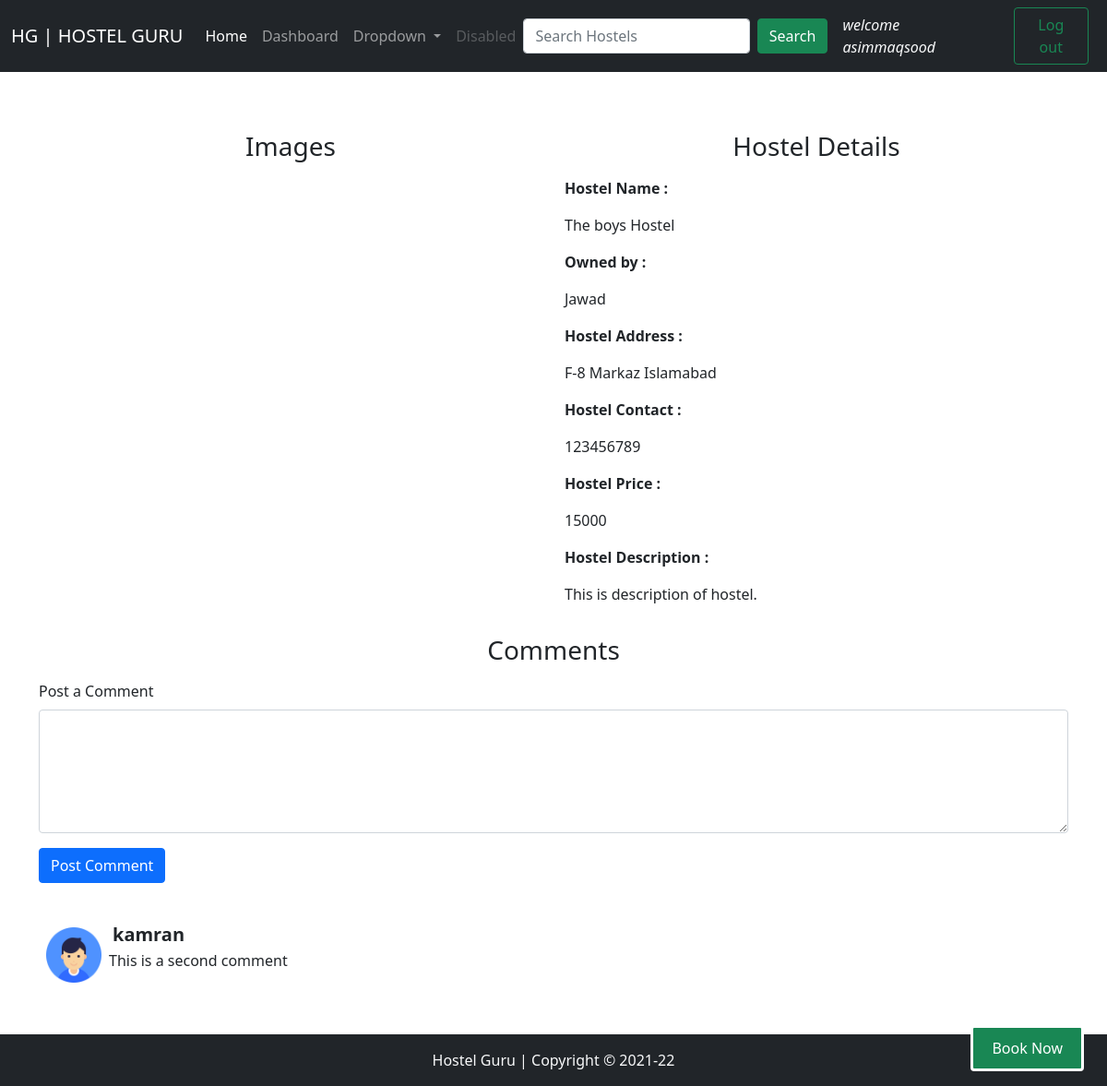
Screenshot of /_viewhostel.php?hostelid=1 (signed in) with the database file from the repository.
### tables this page shows
CREATE TABLE `hostels` (
  `hostel_id` int(8) NOT NULL,
  `hostel_name` varchar(300) NOT NULL,
  `hostel_owner` varchar(250) NOT NULL,
  `hostel_address` varchar(500) NOT NULL,
  `hostel_phone` varchar(15) NOT NULL,
  `category` varchar(50) NOT NULL,
  `price` int(10) NOT NULL,
  `hostel_city` varchar(100) NOT NULL,
  `time` datetime NOT NULL DEFAULT current_timestamp(),
  `description` text NOT NULL
);

CREATE TABLE `comments` (
  `comment_id` int(10) NOT NULL,
  `coment_content` text NOT NULL,
  `hostel_id` int(10) NOT NULL,
  `comment_by` varchar(150) NOT NULL,
  `comment_time` datetime NOT NULL DEFAULT current_timestamp()
);

CREATE TABLE `students` (
  `std_id` int(7) NOT NULL,
  `first_name` varchar(300) NOT NULL,
  `last_name` varchar(300) NOT NULL,
  `gender` varchar(50) NOT NULL,
  `username` varchar(100) NOT NULL,
  `password` varchar(300) NOT NULL,
  `accound_type` varchar(100) NOT NULL,
  `email` varchar(100) NOT NULL,
  `phone` varchar(20) NOT NULL,
  `created` datetime NOT NULL DEFAULT current_timestamp()
);

### _viewhostel.php (the view, shortened to what this page needs)
<?php
include '_connect_to_database.php';
?>
<!doctype html>
<html lang="en">
<head>
    <link href="https://cdn.jsdelivr.net/npm/bootstrap@5.0.0-beta3/dist/css/bootstrap.min.css" rel="stylesheet">
</head>
<body>
    <?php
    include '_navbar.php';
    ?>
    <?php
    $id = $_GET['hostelid'];
    echo '
                    <div class="container my-5">
                        <div class="row my-4">
                            <div class="col-sm">
                                <h3 class="text-center my-3">Images</h3>
                                <img src="https://source.unsplash.com/500x500/?hostel" class="img-fluid" alt="">
                            </div>
                            <div class="col-sm ">
                                <h3 class="text-center my-3">Hostel Details</h3>
                                ';
    $sql = "SELECT * FROM `hostels` WHERE `hostel_id` = '$id'";
    $result = mysqli_query($con, $sql);
    while ($row = mysqli_fetch_assoc($result)) {
        $hostelname = $row['hostel_name'];
        $hostelowner = $row['hostel_owner'];
        $hosteldesc = $row['description'];
        $hostelprice = $row['price'];
        $hosteladdress = $row['hostel_address'];
        $hostelphone = $row['hostel_phone'];
        echo '
                    <p > <b>Hostel Name : </b> </p>
                     <p >  ' . $hostelname . '</p>
                    <p > <b>Owned by : </b> </p>
                     <p >  ' . $hostelowner . '</p>
                    <p > <b>Hostel Address : </b> </p>
                     <p >  ' . $hosteladdress . '</p>
                    <p > <b>Hostel Contact : </b> </p>
                     <p >  ' . $hostelphone . '</p>
                    <p > <b>Hostel Price : </b> </p>
                     <p >  ' . $hostelprice . '</p>
                    <p > <b>Hostel Description : </b> </p>
                     <p >  ' . $hosteldesc . '</p>
                    </div>
                    <h3 class="text-center my-3">Comments</h3>
                    ';
    }
    if (isset($_SESSION['loggedin']) && $_SESSION['loggedin'] == true) {
        echo '
                            <div class="col-sm">
                                <form action="' . $_SERVER['REQUEST_URI'] . '" method="POST">
                                    <label for="" class="form-label">Post a Comment</label>
                                    <textarea name="comment" class="form-control" id="" cols="30" rows="5"></textarea>
                                    <input type="hidden" class="form-control" value="' . $_SESSION["stdid"] . '"  id="title" name="stdid" aria-describedby="emailHelp">
                                    <button type="submit" class="btn btn-primary my-3">Post Comment</button>
                                </form>
                                </div>
                                </div>
                ';
    } else {
        echo '
  <h2 class="my-3 text-center">You are not logged in yet. Please login to write a comment</h2>
  </div>
  </div>
   ';
    }
    $sql = "SELECT * FROM `comments` WHERE `hostel_id` = $id";
    $results = mysqli_query($con, $sql);
    while ($row = mysqli_fetch_assoc($results)) {
        $content = $row['coment_content'];
        $commentby = $row['comment_by'];
        $sql2 = "SELECT * FROM `students` WHERE std_id = '$commentby'";
        $result2 = mysqli_query($con, $sql2);
        $row2 = mysqli_fetch_assoc($result2);
        echo '
                    <div class="media my-3 " style="display: flex;">
                        <img src="defaultuser.png" width="60px" height="60px" class="m-2 " alt="...">
                        <div class="media-body">
                            <h5 class="m-1"><b>' . $row2['username'] . '</b></h5>
                            <p class="pl-2">
                                ' . $content . '
                            </p>
                        </div>
                    </div>
                </div>
    ';
    }
    ?>
<?php
echo '<div id="mybutton">
<button class="feedback"><a class="booknow" href="_bookhostel.php?hostelid='.$id.'">Book Now</a> </button>
</div>
';
?>
    <?php
    include '_footer.php';
    ?>
</body>
</html>

### _viewhostel.php (style rules this page uses)
.booknow { text-decoration: none; color: white; }
.feedback { background-color : #198754; color: white; padding: 10px 20px; border-radius: 4px; border:3px solid; animation-name: btn; animation-duration: 2s; animation-iteration-count: infinite; }
#mybutton { position: fixed; bottom: 16px; right: 25px; transition: 3s; }

### rows the page displays
hostels: hostel_name "The boys Hostel", hostel_owner "Jawad", hostel_address "F-8 Markaz Islamabad", hostel_phone "123456789", price "15000", description "This is description of hostel."
comments: students.username "kamran", coment_content "This is a second comment"

### other values shown
$_SESSION['username'] "asimmaqsood"
